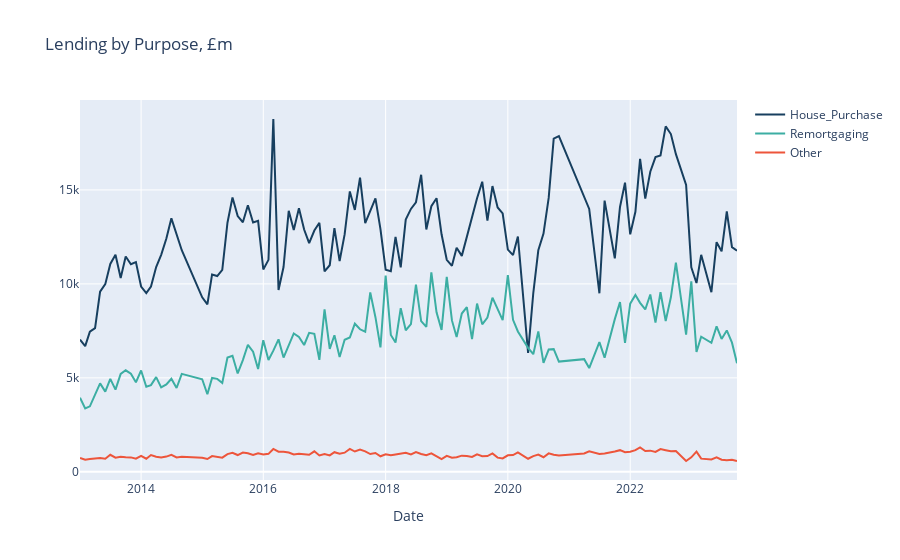

Notebook code for this chart:
### Code cell
df_plot = df_lending_purpose.copy()

col = 'House_Purchase'
color = c1
trace1 = go.Scatter(x = df_plot.index,
                    y = df_plot[col],
                    mode = "lines",
                    name = col,
                    marker = dict(color=color),
                    text= col)

col = 'Remortgaging'
color = c3
trace2 = go.Scatter(x = df_plot.index,
                    y = df_plot[col],
                    mode = "lines",
                    name = col,
                    marker = dict(color=color),
                    text= col)

col = 'Other'
color = c5
trace3 = go.Scatter(x = df_plot.index,
                    y = df_plot[col],
                    mode = "lines",
                    name = col,
                    marker = dict(color=color),
                    text= col)

trace_data = [trace1, trace2, trace3]

layout = dict(title = 'Lending by Purpose, £m', xaxis=dict(title= 'Date'))
fig = dict(data = trace_data, layout = layout)
iplot(fig)
